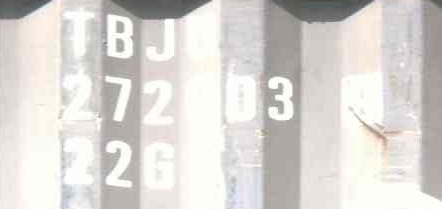
#> input picture 练习/图像处理进阶版/图像分割/src.jpg, 442 x 209 px
$ python '2.自适应阈值分割.py'
#> lines starting #> are read from the running program, lines starting #| are printed output that depends on the picture; after the words box and inside, x2 and y2 are one past the last pixel; in counts of white or black regions, pixels touching at a corner belong together
# -*- coding: UTF-8 -*-
"""
@Project : pythonProject
@File    : 2.自适应阈值分割.py
@IDE     : PyCharm
@Author  : FengHuohuo
@Date    : 2022/8/4 17:48
@Function：
cv2.adaptiveThreshold(src, maxthresh, formula mode, thresh mode, small area area, subtract value)
自适应阈值法 会每次取图片的一小部分计算阈值，这样图片不同区域的阈值就不同，适用于明暗分布不均匀的图片
formula mode:
ADAPTIVE_THRESH_MEAN_C: 小区域内取值
ADAPTIVE_THRESH_GAUSSIAN_C：小区域内加权求和，权重是高斯核

final thresh = small area thresh - subtract value

"""
import cv2
import matplotlib.pyplot as plt

img = cv2.imread("src.jpg", 0)
#> img: shape (209, 442); min 72, max 255, mean 216.1

# 均值自适应
th1 = cv2.adaptiveThreshold(img, 255, cv2.ADAPTIVE_THRESH_MEAN_C, cv2.THRESH_BINARY, 11, 4)
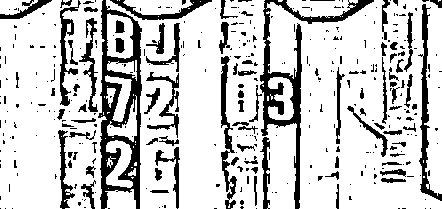
#> th1: shape (209, 442); 79.6% white; 365 black regions (276 under 20 px), largest, box (x1, y1, x2, y2) and area: (98, 0, 142, 209) 3774, (260, 0, 374, 209) 2930, (418, 4, 442, 201) 1100
# 高斯加权自适应
th2 = cv2.adaptiveThreshold(img, 255, cv2.ADAPTIVE_THRESH_GAUSSIAN_C, cv2.THRESH_BINARY, 17, 6)
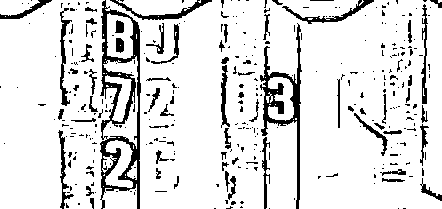
#> th2: shape (209, 442); 87.5% white; 343 black regions (275 under 20 px), largest, box (x1, y1, x2, y2) and area: (100, 0, 141, 209) 2784, (260, 23, 302, 209) 1578, (110, 0, 212, 20) 439

# 对比结果
title = ['src', 'Adaptive Mean', 'Adaptive Gaussian']
images = [img, th1, th2]
for i in range(3):
    plt.subplot(1, 3, i+1)
    plt.imshow(images[i], 'gray')
    plt.title(title[i], fontsize=8)
    plt.xticks([])
    plt.yticks([])
plt.show()
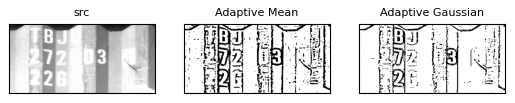
#> figure drawn by matplotlib, 3 panels
